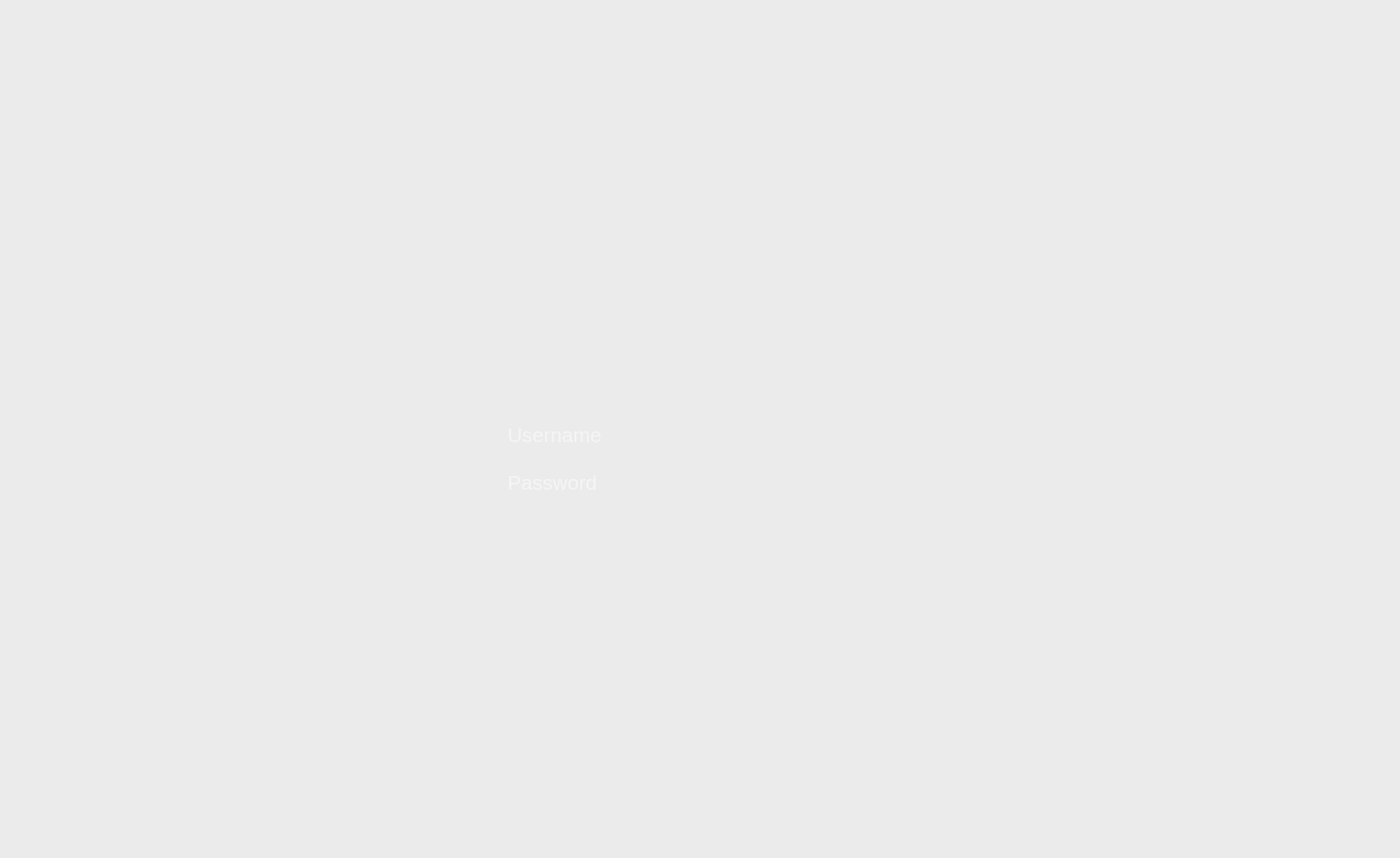
<?xml version="1.0" encoding="UTF-8"?>
<ui version="4.0">
 <class>MainWindow</class>
 <widget class="QMainWindow" name="MainWindow">
  <property name="geometry">
   <rect>
    <x>0</x>
    <y>0</y>
    <width>1440</width>
    <height>883</height>
   </rect>
  </property>
  <property name="windowTitle">
   <string>MainWindow</string>
  </property>
  <property name="layoutDirection">
   <enum>Qt::LeftToRight</enum>
  </property>
  <property name="styleSheet">
   <string notr="true">background:rgb(235, 235, 235)</string>
  </property>
  <property name="dockNestingEnabled">
   <bool>false</bool>
  </property>
  <widget class="QWidget" name="centralwidget">
   <widget class="Line" name="line">
    <property name="geometry">
     <rect>
      <x>519</x>
      <y>470</y>
      <width>401</width>
      <height>1</height>
     </rect>
    </property>
    <property name="styleSheet">
     <string notr="true">background-color: rgba(235, 235, 235, 100);</string>
    </property>
    <property name="frameShadow">
     <enum>QFrame::Plain</enum>
    </property>
    <property name="lineWidth">
     <number>-5</number>
    </property>
    <property name="midLineWidth">
     <number>0</number>
    </property>
    <property name="orientation">
     <enum>Qt::Horizontal</enum>
    </property>
   </widget>
   <widget class="QLineEdit" name="username_text">
    <property name="geometry">
     <rect>
      <x>520</x>
      <y>424</y>
      <width>400</width>
      <height>46</height>
     </rect>
    </property>
    <property name="font">
     <font>
      <pointsize>16</pointsize>
      <weight>50</weight>
      <italic>false</italic>
      <bold>false</bold>
     </font>
    </property>
    <property name="focusPolicy">
     <enum>Qt::ClickFocus</enum>
    </property>
    <property name="styleSheet">
     <string notr="true">border:0px;
color: rgb(255, 255, 255);
background-color: rgba(255, 255, 255, 0);</string>
    </property>
    <property name="text">
     <string/>
    </property>
    <property name="placeholderText">
     <string>Username</string>
    </property>
   </widget>
   <widget class="Line" name="line_2">
    <property name="geometry">
     <rect>
      <x>519</x>
      <y>520</y>
      <width>401</width>
      <height>1</height>
     </rect>
    </property>
    <property name="styleSheet">
     <string notr="true">background-color: rgba(235, 235, 235, 100);</string>
    </property>
    <property name="frameShadow">
     <enum>QFrame::Plain</enum>
    </property>
    <property name="lineWidth">
     <number>-5</number>
    </property>
    <property name="midLineWidth">
     <number>0</number>
    </property>
    <property name="orientation">
     <enum>Qt::Horizontal</enum>
    </property>
   </widget>
   <widget class="Line" name="line_3">
    <property name="geometry">
     <rect>
      <x>519</x>
      <y>420</y>
      <width>401</width>
      <height>1</height>
     </rect>
    </property>
    <property name="styleSheet">
     <string notr="true">background-color: rgba(235, 235, 235, 100);</string>
    </property>
    <property name="frameShadow">
     <enum>QFrame::Plain</enum>
    </property>
    <property name="lineWidth">
     <number>-5</number>
    </property>
    <property name="midLineWidth">
     <number>0</number>
    </property>
    <property name="orientation">
     <enum>Qt::Horizontal</enum>
    </property>
   </widget>
   <widget class="QPushButton" name="file">
    <property name="geometry">
     <rect>
      <x>590</x>
      <y>120</y>
      <width>250</width>
      <height>250</height>
     </rect>
    </property>
    <property name="sizePolicy">
     <sizepolicy hsizetype="Minimum" vsizetype="Expanding">
      <horstretch>0</horstretch>
      <verstretch>0</verstretch>
     </sizepolicy>
    </property>
    <property name="focusPolicy">
     <enum>Qt::NoFocus</enum>
    </property>
    <property name="styleSheet">
     <string notr="true">border-style:inset;
background-color: rgba(255, 255, 255, 0);</string>
    </property>
    <property name="text">
     <string/>
    </property>
    <property name="icon">
     <iconset resource="../../../icons.qrc">
      <normaloff>:/icons/tavis.png</normaloff>:/icons/tavis.png</iconset>
    </property>
    <property name="iconSize">
     <size>
      <width>260</width>
      <height>260</height>
     </size>
    </property>
    <property name="shortcut">
     <string notr="true">Ctrl+2</string>
    </property>
    <property name="flat">
     <bool>true</bool>
    </property>
   </widget>
   <widget class="QLineEdit" name="password_text">
    <property name="geometry">
     <rect>
      <x>520</x>
      <y>473</y>
      <width>400</width>
      <height>46</height>
     </rect>
    </property>
    <property name="font">
     <font>
      <pointsize>16</pointsize>
      <weight>50</weight>
      <italic>false</italic>
      <bold>false</bold>
     </font>
    </property>
    <property name="focusPolicy">
     <enum>Qt::ClickFocus</enum>
    </property>
    <property name="styleSheet">
     <string notr="true">border:0px;
color: rgb(255, 255, 255);
background-color: rgba(255, 255, 255, 0);</string>
    </property>
    <property name="text">
     <string/>
    </property>
    <property name="echoMode">
     <enum>QLineEdit::Password</enum>
    </property>
    <property name="readOnly">
     <bool>false</bool>
    </property>
    <property name="placeholderText">
     <string>Password</string>
    </property>
   </widget>
   <widget class="QLabel" name="background">
    <property name="geometry">
     <rect>
      <x>0</x>
      <y>0</y>
      <width>1440</width>
      <height>900</height>
     </rect>
    </property>
    <property name="styleSheet">
     <string notr="true">border-image: url(:/icons/blurred.jpg);</string>
    </property>
    <property name="text">
     <string/>
    </property>
   </widget>
   <zorder>background</zorder>
   <zorder>line</zorder>
   <zorder>username_text</zorder>
   <zorder>line_2</zorder>
   <zorder>line_3</zorder>
   <zorder>file</zorder>
   <zorder>password_text</zorder>
  </widget>
 </widget>
 <resources>
  <include location="../../../icons.qrc"/>
 </resources>
 <connections/>
</ui>
